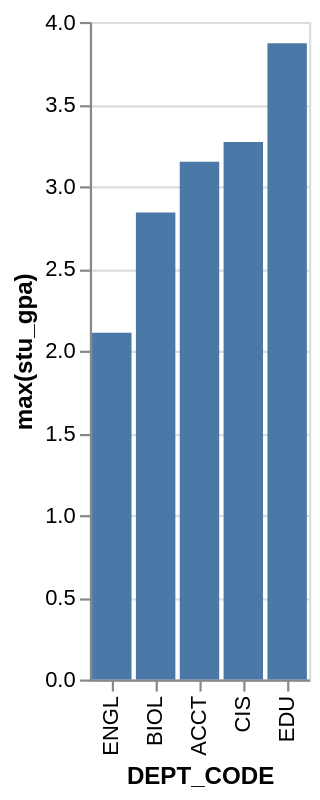

Write the Vega-Lite specification saved for this chart.
### Vega-Lite specification from a JSON file in a GitHub repository (floating-point values rounded to 4 significant figures)
{"data": {"values": [{"x_data": "ENGL", "y_data": 2.11}, {"x_data": "BIOL", "y_data": 2.84}, {"x_data": "ACCT", "y_data": 3.15}, {"x_data": "CIS", "y_data": 3.27}, {"x_data": "EDU", "y_data": 3.87}]}, "mark": "bar", "encoding": {"x": {"field": "x_data", "type": "nominal", "title": "DEPT_CODE", "sort": {"op": "sum", "field": "y_data", "order": "ascending"}}, "y": {"field": "y_data", "type": "quantitative", "title": "max(stu_gpa)"}}}
